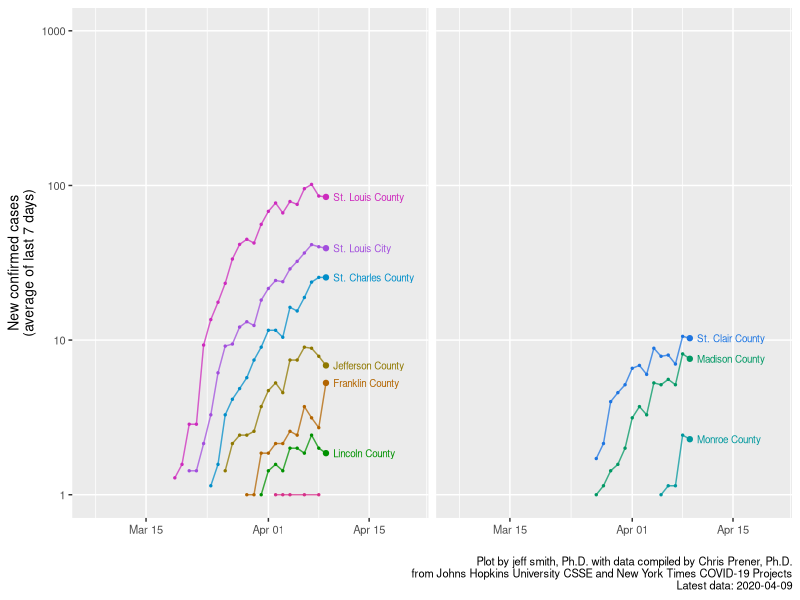
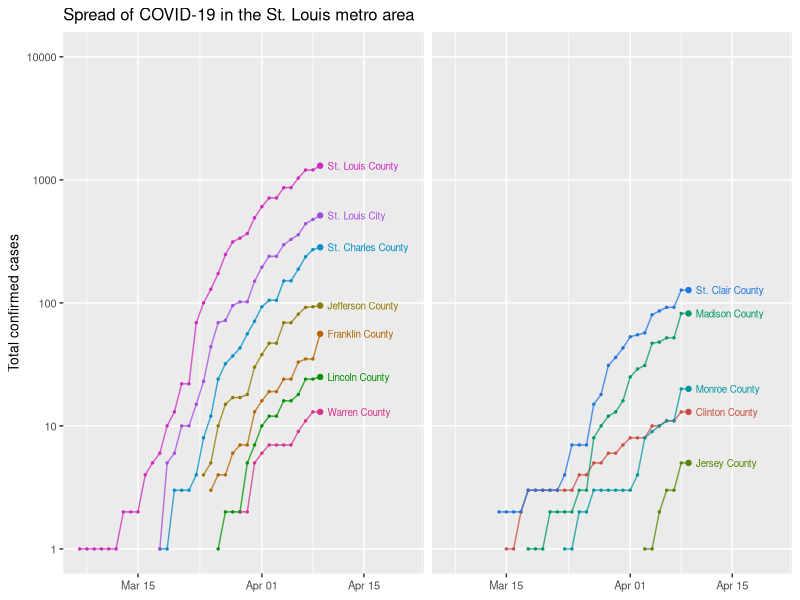
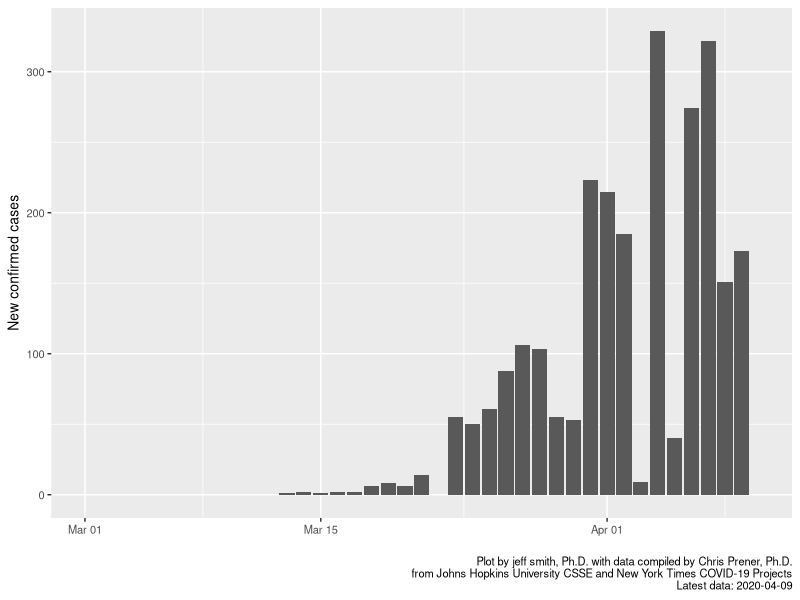
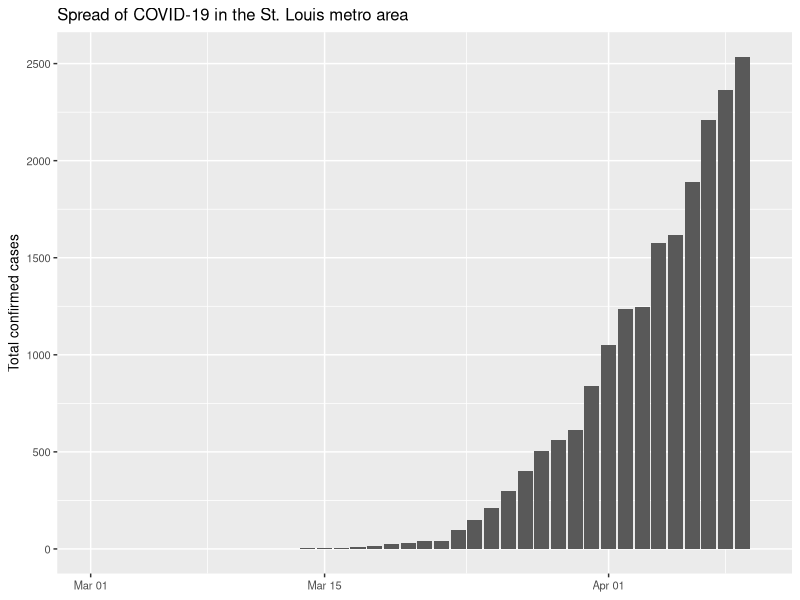

These figures' R source, in order: (Note: this script raises an error after producing the figures.)
# Epidemiological dynamics of COVID-19 in the St Louis metropolitan area
# jeff smith 2020

# TO DO: 
# - pull data directly from Johns Hopkins and NY Times
# - clean up workspace objects at end of script

# Dependencies
library("readr")
library("dplyr")
library("lubridate")
library("ggplot2")
library("gtable")

#
# Load and process data
#

data_counties <- read_csv("data/county_stl.csv") %>%
	rename(cases = confirmed) %>%
	mutate(date = ymd(report_date)) %>%
	select(date, cases, county) %>%
	filter(
		(date >= "2020-03-02") & 
		county %in% c(
			"St. Louis City", "St. Louis", "St. Charles", "Jefferson", 
			"Madison", "St. Clair", "Monroe", 
			"Lincoln", "Warren", "Franklin", "Clinton", "Jersey"
		)
	) %>%
	mutate(county = ifelse(!grepl("City", county), paste(county, "County"), county))
data_metro <- data_counties %>%
	group_by(date) %>%
	summarise(cases = sum(cases, na.rm = TRUE)) %>%
	mutate(county = "St. Louis Metro")

# Calculate new cases
serial_interval = 7
data_counties <- data_counties %>%
	group_by(county) %>%
	arrange(date, .by_group = TRUE) %>%
	mutate(
		cases_new  = cases - lag(cases, n = 1), 
		cases_prev = cases - lag(cases, n = serial_interval), 
		cases_next = lead(cases, n = serial_interval) - cases
	) %>%
	mutate(R_effective = cases_next / cases_prev) %>%
	# mutate(time_step = date - lag(date, n = 1)) %>%
	ungroup()
data_metro <- data_metro %>%
	arrange(date, .by_group = TRUE) %>%
	mutate(
		cases_new  = cases - lag(cases, n = 1), 
		cases_prev = cases - lag(cases, n = serial_interval), 
		cases_next = lead(cases, n = serial_interval) - cases
	)


# tail(data_counties)

# Latest R_effective
R_effective_last <- data_counties %>%
	filter(date == max(date) - serial_interval) %>%
	select(county, R_effective)
tmp <- R_effective_last$R_effective
names(tmp) <- R_effective_last$county
R_effective_last <- tmp
Find_R_effective_last <- function(x){ return(R_effective_last[[x]]) }
data_counties$R_effective_last <- sapply(data_counties$county, Find_R_effective_last)
rm(R_effective_last)




# 
# Plot: Total and new cases for total St Louis metro area
# 

plot_metro_total <- ggplot(data_metro) + 
	aes(x = date, y = cases) + 
	geom_col() + 
	scale_x_date(limits = c(ymd("2020-03-01"), max(data_metro$date) + 1)) + 
	labs(
		title = "Spread of COVID-19 in the St. Louis metro area", 
		y = "Total confirmed cases"
	) + 
	theme(text = element_text(size = 10), axis.title.x = element_blank())
plot_metro_new <- ggplot(subset(data_metro, !is.na(cases_prev))) + 
	aes(x = date, y = cases_prev/serial_interval) + 
	geom_col(aes(y = cases_new)) + 
	# geom_line(size = 1, color = "red3") + 
	scale_x_date(limits = c(ymd("2020-03-01"), max(data_metro$date) + 1)) + 
	labs(
		# y = paste("New confirmed cases\n(average of last ", serial_interval, " days)", sep = ""), 
		y = "New confirmed cases", 
		caption = (paste(
			"\n Plot by jeff smith, Ph.D. ", 
			"with data compiled by Chris Prener, Ph.D.\n", 
			"from Johns Hopkins University CSSE and New York Times COVID-19 Projects\n", 
			"Latest data: ", max(data_metro$date), 
			sep = ""
		))
	) + 
	theme(text = element_text(size = 10), axis.title.x = element_blank())
pdf(file = NULL)  # start workaround
plot_metro_combined <- gtable_add_grob(
	gtable(widths = unit(rep(1, 1), "null"), heights = unit(rep(1, 13), "null")), 
	list(ggplotGrob(plot_metro_total), ggplotGrob(plot_metro_new)), 
	l = c(1, 1), r = c(1, 1), t = c(1, 7), b = c(6, 13)
)
dev.off()  # end workaround
# dev.new(width = 5, height = 5)
# plot(plot_metro_combined)
ggsave("results/stl-total.pdf", plot_metro_combined, device = "pdf", width = 5, height = 5)



# 
# Plot: Total and new cases by county
# 

# Daily new cases by county
# dev.new(width = 6.5, height = 3)
# ggplot(subset(data_counties, !is.na(cases_new))) + 
	# aes(x = date, y = cases_new, fill = county) + 
	# geom_col() + 
	# scale_x_date(limits = c(ymd("2020-03-01"), max(data_metro$date) + 1)) + 
	# theme(text = element_text(size = 10), axis.title.x = element_blank())

data_for_plot <- data_counties %>%
	mutate(my_facet = county %in% c(
		# "St. Louis City", 
		# "St. Charles County", 
		# "Jefferson County"
		# "Franklin County", 
		# "Warren County" 
		"Jersey County", 
		"Madison County", 
		"St. Clair County", 
		"Monroe County", 
		"Clinton County"
	))
plot_counties_total <- ggplot(subset(data_for_plot, cases > 0)) + 
	aes(x = date, y = cases, group = county, color = county) + 
	facet_wrap(~ my_facet, ncol = 2) + 
	geom_point(size = 0.5) + geom_line(alpha = 0.75) + 
	geom_point(
		mapping = aes(group = county, fill = county), 
		data = filter(data_for_plot, date == max(data_for_plot$date)), 
		size = 1.5
	) + 
	geom_text(
		mapping = aes(label = county), 
		data = subset(data_for_plot, date == max(data_for_plot$date)), 
		hjust = 0, size = 2.5, nudge_x = 1
	) + 
	scale_x_date(limits = c(ymd("2020-03-07"), max(data_for_plot$date + 12))) + 
	scale_y_log10(limits = c(1, 1e4), minor_breaks = 10^c(1:6)) + 
	scale_color_hue(l = 50) + scale_fill_hue(l = 50) + 
	labs(
		y = "Total confirmed cases", 
		title = "Spread of COVID-19 in the St. Louis metro area"
	) + 
	theme(
		text = element_text(size = 10), axis.title.x = element_blank(), 
		strip.text = element_blank(), strip.background = element_blank(), 
		legend.position = "none"
	)
plot_counties_new <- ggplot(subset(data_for_plot, !is.na(cases_prev) & (cases_prev/serial_interval >= 1) )) + 
	aes(x = date, y = cases_prev/serial_interval, group = county, color = county) + 
	facet_wrap(~ my_facet, ncol = 2) + 
	geom_point(size = 0.5) + geom_line(alpha = 0.75) + 
	geom_point(
		mapping = aes(group = county, fill = county), 
		data = filter(data_for_plot, date == max(data_for_plot$date)), 
		size = 1.5
	) + 
	geom_text(
		mapping = aes(label = county), 
		data = filter(data_for_plot, date == max(data_for_plot$date)), 
		hjust = 0, size = 2.5, nudge_x = 1
	) + 
	scale_x_date(limits = c(ymd("2020-03-07"), max(data_for_plot$date + 12))) + 
	scale_y_log10(limits = c(1, 1e3), minor_breaks = 10^c(1:6)) + 
	scale_color_hue(l = 50) + 
	labs(
		y = paste("New confirmed cases\n(average of last ", serial_interval, " days)", sep = ""), 
		caption = (paste(
			"\n Plot by jeff smith, Ph.D. ", 
			"with data compiled by Chris Prener, Ph.D.\n", 
			"from Johns Hopkins University CSSE and New York Times COVID-19 Projects\n", 
			"Latest data: ", max(data_for_plot$date), 
			sep = ""
		))
	) + 
	theme(
		text = element_text(size = 10), axis.title.x = element_blank(), 
		strip.text = element_blank(), strip.background = element_blank(), 
		legend.position = "none"
	)
pdf(file = NULL)  # start workaround
plot_counties_combined <- gtable_add_grob(
	gtable(widths = unit(rep(1, 1), "null"), heights = unit(rep(1, 13), "null")), 
	list(ggplotGrob(plot_counties_total), ggplotGrob(plot_counties_new)), 
	l = c(1, 1), r = c(1, 1), t = c(1, 7), b = c(6, 13)
)
dev.off()  # end workaround
# dev.new(width = 6.5, height = 6)
# plot(plot_counties_combined)
ggsave("results/stl-counties.pdf", plot_counties_combined, device = "pdf", width = 6.5, height = 6)


# 
# Plot: New cases vs previous cases (log-log)
# 

# Clean dataset for log-scale plotting
# data_counties_log <- data_counties %>% 
	# filter(
		# !is.na(cases_next) & !is.na(cases_prev) & 
		# (cases_next > case_cutoff) & (cases_prev > case_cutoff)
	# ) %>% 
	# mutate(county = factor(county))

my_limits <- c(5, 2e3)
my_minor_breaks <- 10^c(1:6)
# case_cutoff <- 5
data_for_plot <- data_counties %>%
	filter(!is.na(cases_next) & !is.na(cases_prev)) %>% 
		# (cases_next > case_cutoff) & (cases_prev > case_cutoff)
	filter(date > ymd("2020-03-26")) %>% 
	filter(county %in% c(
		"St. Louis County", "St. Louis City", "St. Charles County", 
		"St. Clair County", "Madison County", # "Monroe County", 
		"Jefferson County", "Franklin County"
	)) %>% 
	mutate(my_facet = county %in% c(
		"Madison County", 
		"St. Clair County", 
		"Monroe County" 
		# "Jefferson County" 
	))
plot_stepwise <- ggplot(data = data_for_plot) + 
	aes(x = cases_prev, y = cases_next, color = R_effective_last) + 
	facet_wrap(~ my_facet, ncol = 2) + 
	geom_line(
		data = tibble(cases_prev = my_limits, cases_next = my_limits), 
		color = grey(0.75), linetype = "dashed"
	) + 
	annotate(
		"text", label = "Effective R = 1", 
		size = 2.5, color = grey(0.5), angle = 44,
		x = 5, y = 5, hjust = 0, vjust = 1.5
	) + 
	geom_path(aes(group = county), alpha = 0.75) + 
	geom_point(aes(group = county), size = 0.5) + 
	geom_point(
		mapping = aes(group = county, fill = R_effective_last), 
		data = filter(data_for_plot, date == max(data_for_plot$date)), 
		size = 2
	) + 
	geom_text(
		mapping = aes(label = county), 
		data = filter(data_for_plot, date == max(data_for_plot$date)), 
		hjust = -0.1, vjust = -0.2, size = 2.5
	) + 
	scale_x_log10(limits = my_limits, minor_breaks = my_minor_breaks) + 
	scale_y_log10(limits = my_limits, minor_breaks = my_minor_breaks) + 
	scale_color_gradient(low = grey(0.3), high = "red") + 
	scale_fill_gradient(low = grey(0.3), high = "red") + 
	labs(
		title = "Spread of COVID-19 in the St. Louis metro area", 
		x = paste("Cases confirmed in previous", serial_interval, "days"), 
		y = paste("Cases confirmed in next", serial_interval, "days"), 
		caption = (paste(
			"\n",
			"Plot by jeff smith, Ph.D. ", 
			"with data compiled by Chris Prener, Ph.D.\n", 
			"from Johns Hopkins University CSSE and New York Times COVID-19 Projects\n", 
			"Showing data >", case_cutoff, " cases. ", 
			"Latest data: ", max(data_counties$date), 
			sep = ""
		))
	) + 
	theme(
		strip.text = element_blank(), strip.background = element_blank(), 
		legend.position = "none", text = element_text(size = 10)
	)
# dev.new(width = 6.5, height = 4)
plot(plot_stepwise)
ggsave("results/stl-stepwise.pdf", plot_stepwise, device = "pdf", width = 6.5, height = 4)


#
# Plot: Estimated R
# 

dev.new(width = 6.5, height = 5)
data_for_plot <- data_counties %>%
	filter(
		!is.na(cases_next) & !is.na(cases_prev), 
		county %in% c(
			"St. Louis County", "St. Louis City", "St. Charles County", 
			"St. Clair County", "Madison County", 
			"Jefferson County", "Franklin County"
		), 
		date > ymd("2020-03-26")
	)
ggplot(data_for_plot) + 
	aes(x = date, y = R_effective) + 
	facet_wrap(~ county, ncol = 3) + 
	geom_hline(yintercept = 1, color = grey(0.5), linetype = "dashed") + 
	geom_line() + geom_point(size = 1) + 
	scale_x_date() + 
	scale_y_continuous(limits = c(0, 5)) + 
	labs(y = "Effective reproductive rate") + 
	theme(text = element_text(size = 10))

